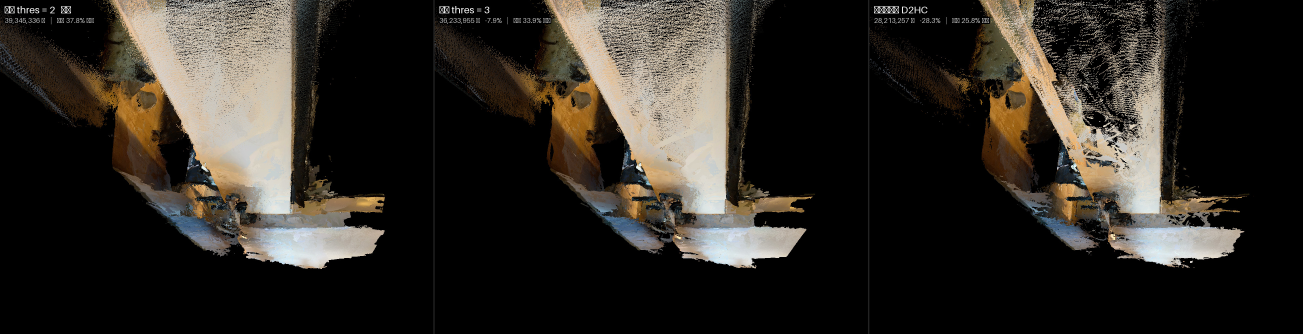
#> input picture data/mvs_infinigen_session_archive_2026_09_24/dyn_shots/d3_top_b.jpg, 3908 x 1000 px (shown at 1/3 size)
$ python -i ak_photo_probe.py   (imports and definitions only)
#> lines starting #> are read from the running program, lines starting #| are printed output that depends on the picture
#!/usr/bin/env python3
# -*- coding: utf-8 -*-
"""RGB <-> 深度 <-> 位姿 的光度自证。

cross_view_check 只验【深度+位姿+K】三者自洽, 对 RGB 是瞎的 ——
v2 把 RGB 从 vga_wide 换成 wide, 万一换错了(错帧/错相机/错朝向) cross_view 一声不吭。
所以这里用 i->j 的光度重投影: 用 depth_i + pose + K 把图 i warp 到视角 j, 与图 j 比。

四条腿 (同一批帧, 唯一变量是被检验的那一项):
  v2 正解       wide + highres_depth + wide_intrinsics + 插值位姿
  v2 错帧对照   RGB 换成【相邻那个 highres 时间戳】的 wide 图  <- 必须更差
  v2 写反对照   位姿求逆                                      <- 必须爆掉
  v1 对照       vga_wide + lowres_depth + vga_wide_intrinsics + 最近 traj 原值
"""
import argparse, glob, os, sys
import numpy as np, cv2
sys.path.insert(0, "/root/ta2"); sys.path.insert(0, "/root")
from ak_pose_interp import read_traj, TrajInterp

W, H = 768, 576


def ts_str(p):
    return os.path.basename(p).split("_", 1)[1].rsplit(".", 1)[0]


def rd_depth(p, mode="area"):
#> called with p = '../dyn_shots/d3_top_b.jpg', mode = 'area'
    d = cv2.imread(p, cv2.IMREAD_UNCHANGED)
#> d is the input picture: shape (1000, 3908, 3); mean B, G, R 36.8, 42.5, 46.7
    if d is None:
        return None
    d = d.astype(np.float32) / 1000.
    if mode == "nearest":
        return cv2.resize(d, (W, H), interpolation=cv2.INTER_NEAREST)
    m = (d > 0).astype(np.float32)
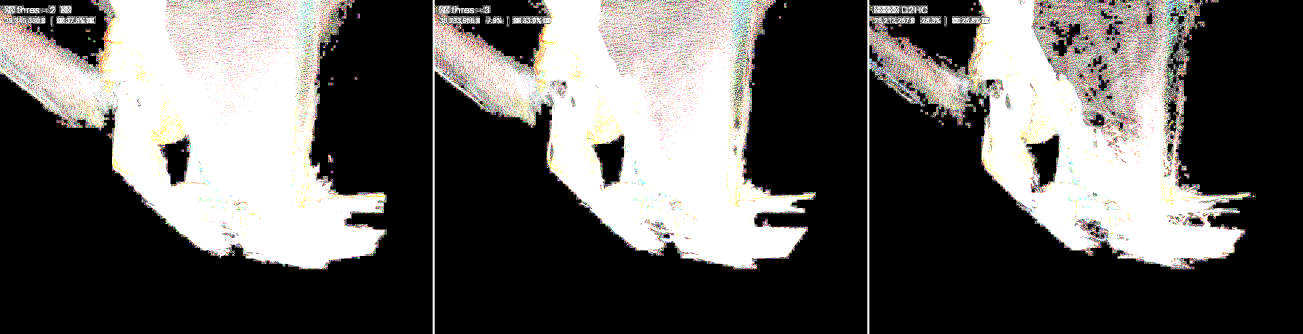
#> m: shape (1000, 3908, 3) float32 (shown at 1/3 size); mean B, G, R 0.363, 0.37, 0.38
    num = cv2.resize(d*m, (W, H), interpolation=cv2.INTER_AREA)
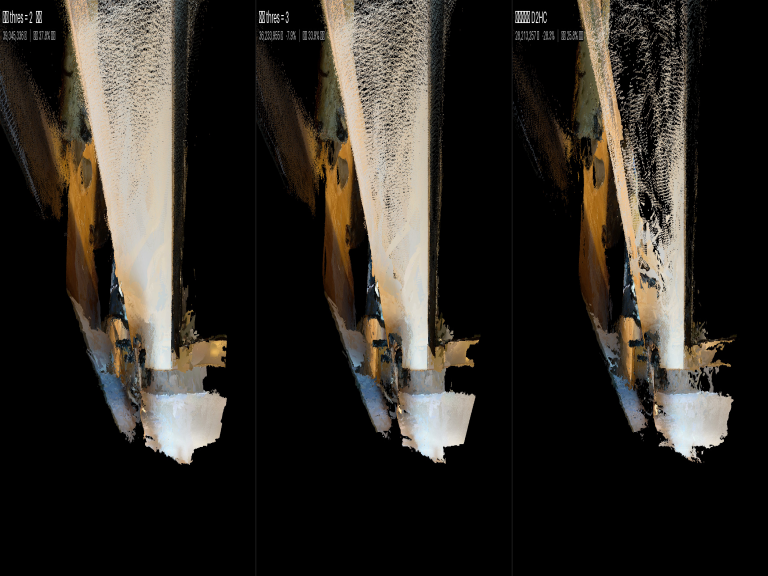
#> num: shape (576, 768, 3) float32; mean B, G, R 0.0368, 0.0425, 0.0467; drawn with min black and max white
    den = cv2.resize(m,   (W, H), interpolation=cv2.INTER_AREA)
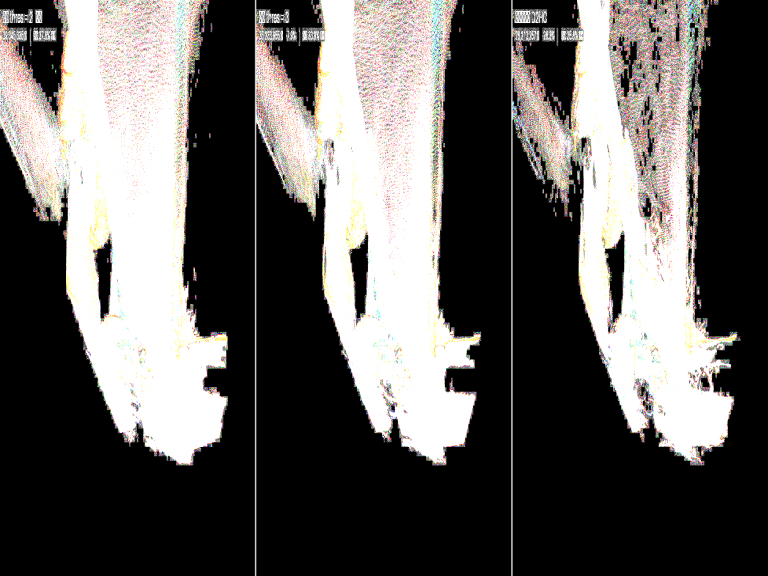
#> den: shape (576, 768, 3) float32; mean B, G, R 0.363, 0.37, 0.38
    o = np.zeros((H, W), np.float32); ok = den > 0; o[ok] = num[ok]/den[ok]; return o
#> after `ok = den > 0`:
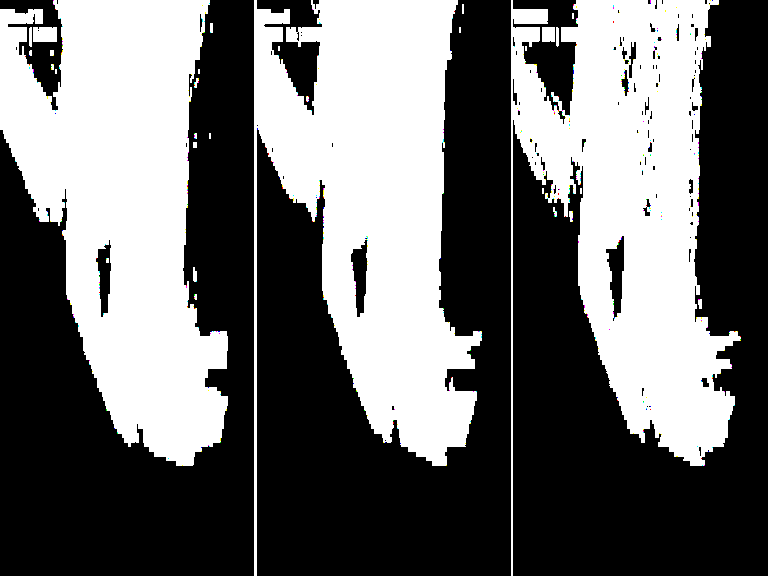
#> ok: shape (576, 768, 3) bool; mean B, G, R 0.427, 0.428, 0.428


# [105 lines left out: functions rd_gray, rd_K, photo, main, not called in this run]


# [2 lines not run here, left out]

#> (the run stopped early here; a loop or call above may not have finished)
